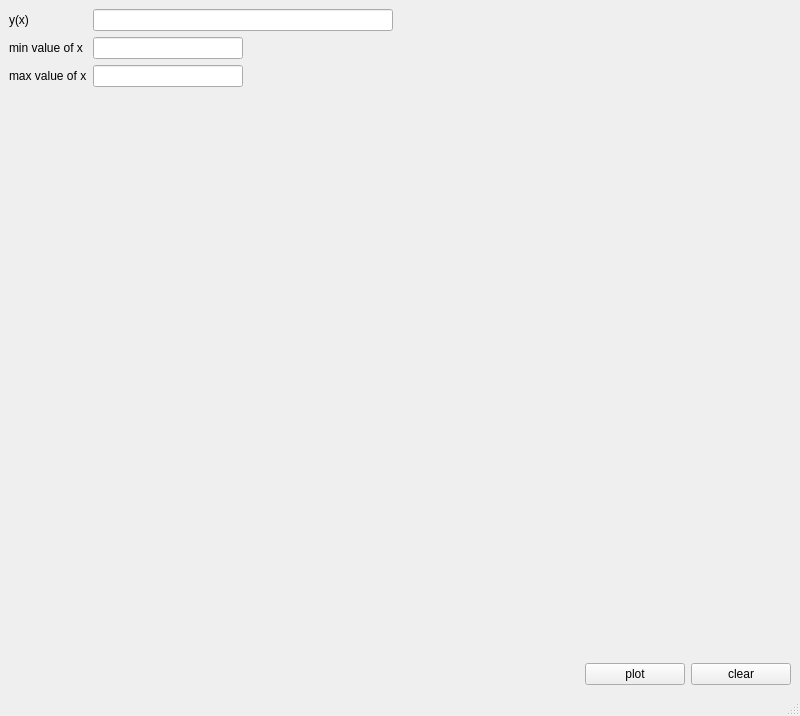
<?xml version="1.0" encoding="UTF-8"?>
<ui version="4.0">
 <class>MainWindow</class>
 <widget class="QMainWindow" name="MainWindow">
  <property name="geometry">
   <rect>
    <x>0</x>
    <y>0</y>
    <width>800</width>
    <height>716</height>
   </rect>
  </property>
  <property name="windowTitle">
   <string>MainWindow</string>
  </property>
  <widget class="QWidget" name="centralwidget">
   <layout class="QGridLayout" name="gridLayout">
    <item row="0" column="0">
     <layout class="QFormLayout" name="formLayout">
      <item row="0" column="0">
       <widget class="QLabel" name="funtionLabel">
        <property name="text">
         <string>y(x) </string>
        </property>
       </widget>
      </item>
      <item row="0" column="1">
       <widget class="QLineEdit" name="functionLineEdit">
        <property name="minimumSize">
         <size>
          <width>300</width>
          <height>0</height>
         </size>
        </property>
        <property name="maximumSize">
         <size>
          <width>300</width>
          <height>16777215</height>
         </size>
        </property>
        <property name="baseSize">
         <size>
          <width>500</width>
          <height>0</height>
         </size>
        </property>
       </widget>
      </item>
      <item row="1" column="0">
       <widget class="QLabel" name="minLabel_2">
        <property name="text">
         <string>min value of x</string>
        </property>
       </widget>
      </item>
      <item row="1" column="1">
       <widget class="QLineEdit" name="minEditLine">
        <property name="minimumSize">
         <size>
          <width>150</width>
          <height>0</height>
         </size>
        </property>
        <property name="maximumSize">
         <size>
          <width>150</width>
          <height>16777215</height>
         </size>
        </property>
        <property name="baseSize">
         <size>
          <width>500</width>
          <height>0</height>
         </size>
        </property>
       </widget>
      </item>
      <item row="2" column="0">
       <widget class="QLabel" name="maxLabel">
        <property name="text">
         <string>max value of x</string>
        </property>
       </widget>
      </item>
      <item row="2" column="1">
       <widget class="QLineEdit" name="maxEditLine">
        <property name="minimumSize">
         <size>
          <width>150</width>
          <height>0</height>
         </size>
        </property>
        <property name="maximumSize">
         <size>
          <width>150</width>
          <height>16777215</height>
         </size>
        </property>
        <property name="baseSize">
         <size>
          <width>500</width>
          <height>0</height>
         </size>
        </property>
       </widget>
      </item>
     </layout>
    </item>
    <item row="1" column="0" colspan="2">
     <widget class="QCustomPlot" name="plot" native="true">
      <property name="sizePolicy">
       <sizepolicy hsizetype="Preferred" vsizetype="Preferred">
        <horstretch>1</horstretch>
        <verstretch>1</verstretch>
       </sizepolicy>
      </property>
      <property name="minimumSize">
       <size>
        <width>400</width>
        <height>500</height>
       </size>
      </property>
      <property name="maximumSize">
       <size>
        <width>16777215</width>
        <height>16777215</height>
       </size>
      </property>
     </widget>
    </item>
    <item row="2" column="1">
     <layout class="QHBoxLayout" name="horizontalLayout">
      <item>
       <widget class="QPushButton" name="plotPushButton">
        <property name="minimumSize">
         <size>
          <width>100</width>
          <height>0</height>
         </size>
        </property>
        <property name="maximumSize">
         <size>
          <width>100</width>
          <height>16777215</height>
         </size>
        </property>
        <property name="text">
         <string>plot</string>
        </property>
       </widget>
      </item>
      <item>
       <widget class="QPushButton" name="clearPushButton">
        <property name="minimumSize">
         <size>
          <width>100</width>
          <height>0</height>
         </size>
        </property>
        <property name="maximumSize">
         <size>
          <width>100</width>
          <height>16777215</height>
         </size>
        </property>
        <property name="text">
         <string>clear</string>
        </property>
       </widget>
      </item>
     </layout>
    </item>
   </layout>
  </widget>
  <widget class="QMenuBar" name="menubar">
   <property name="geometry">
    <rect>
     <x>0</x>
     <y>0</y>
     <width>800</width>
     <height>26</height>
    </rect>
   </property>
  </widget>
  <widget class="QStatusBar" name="statusbar"/>
 </widget>
 <customwidgets>
  <customwidget>
   <class>QCustomPlot</class>
   <extends>QWidget</extends>
   <header>qcustomplot.h</header>
   <container>1</container>
  </customwidget>
 </customwidgets>
 <resources/>
 <connections/>
</ui>
